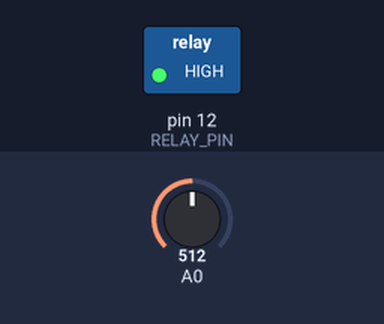
Bench run of a sketch on a simulated Arduino Uno, built with avr-gcc and run on an emulated ATmega328P. Shown: switched loads named in the sketch (green lamp = pin HIGH). The inputs (shaded band) are chosen by the test bench; at power-on: A0 = 512. What the sketch prints to the serial monitor is not drawn.

Above: at 3.3 s.
At 5.6 s:
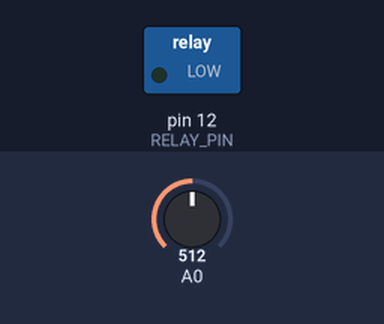
Timing chart, 0 to 19.6 s (numbered marks = the images above):
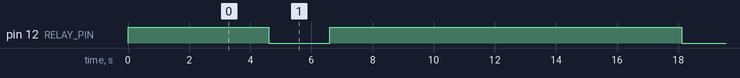

Measured:
- by itself, pin 12 (RELAY_PIN): alternates HIGH for 11.5 s and LOW for 2.0 s

The sketch:

ph.ino
```cpp
float CALIBRATION_value = 29; // using pH = 7 for distilled water
int N = 10, counter=0;
void setup(){
  pinMode(12,OUTPUT); // RELAY PIN
  digitalWrite(12,HIGH);  // RELAY OFF
  Serial.begin(9600);
  delay(2000);
}
void loop() {
  int values[N];
  for(int i=0;i<N;i++){
    values[i]=analogRead(A0); // arduino readings
    delay(30);
  }

  // sorting
  int i=0;
  while(i<N-1){
    int j = i+1;
    while(j<N){
      if(values[i]>values[j]){
        int temp=values[i];
        values[i]=values[j];
        values[j]=temp;
      }
      j++;
    }
    i++;
  }

  // taking average of middle values of above sorted arduino data
  int pH_sum=0;
  for(int i=2;i<N-2;i++){
    pH_sum+=values[i];
  }

  // pH_sum/6 is the average
  float V = (float)pH_sum*5.0/1024/6;  // using nernst equation
  float pH = -5.70 * V + CALIBRATION_value;

  // controlling relay (which controls the solenoid valve for non ideal pH conditions)
  if(counter%5==1){ // checking after every 10 seconds
    if(pH > 8.0 || pH < 6.5){
      digitalWrite(12,LOW); // RELAY ON
      delay(2000);
      digitalWrite(12,HIGH); // RELAY OFF
    }
    else{
      digitalWrite(12,HIGH); // RELAY OFF
    }
  }
  counter+=1;

  Serial.println(pH); // print + SERIAL COMMUNICATION for sending these values to raspberry pi
  delay(2000);
}
```
